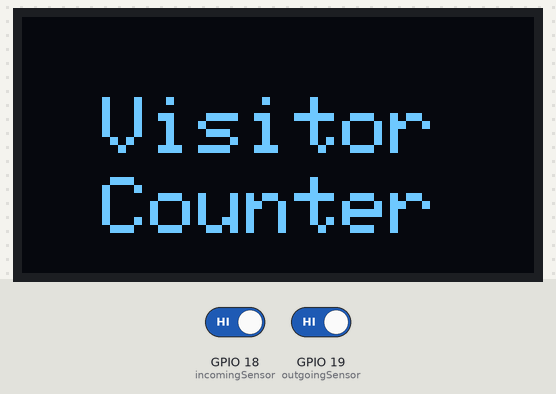
Simulated run of this sketch. Board: ESP32. Shown: 128×64 one-colour display. The test bench sets the inputs (shaded band); at power-on: GPIO 18 (incomingSensor) HIGH, GPIO 19 (outgoingSensor) HIGH. WiFi joins after 1.5 s; servers stay silent unless stated; the display library's start-up logo is not drawn; what the sketch prints to the serial monitor is not drawn.

Above: at 7.0 s.
7.1 s: GPIO 18 (incomingSensor) driven LOW and GPIO 19 (outgoingSensor) driven LOW
At 7.27 s:
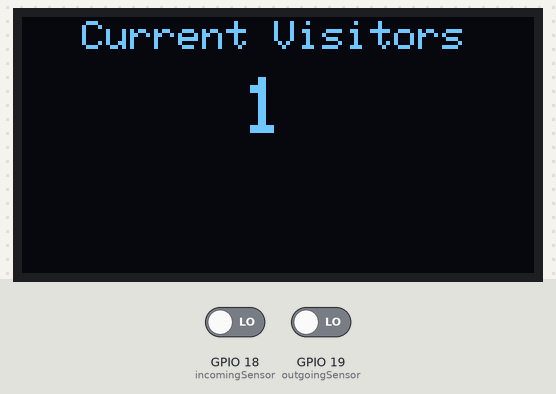
9.5 s: GPIO 19 (outgoingSensor) driven HIGH
At 9.9 s:
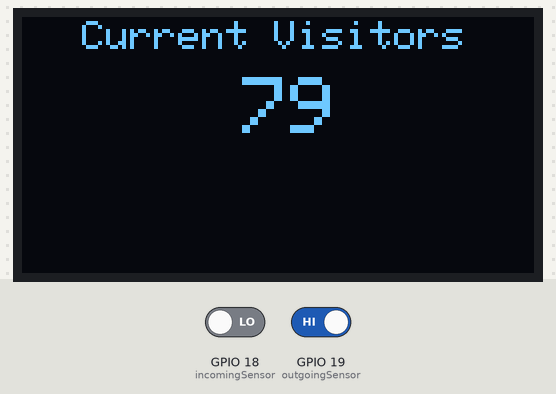
11.0 s: GPIO 19 (outgoingSensor) driven LOW
At 11.17 s:
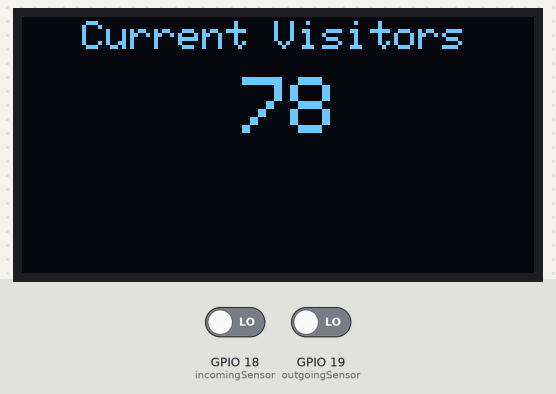
12.5 s: GPIO 18 (incomingSensor) driven HIGH
At 12.5 s:
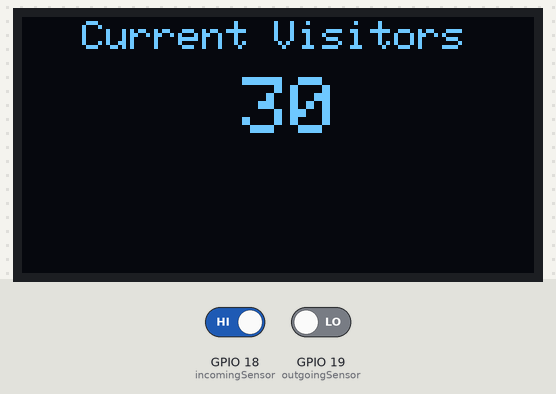
14.0 s: GPIO 18 (incomingSensor) driven LOW
At 14.17 s:
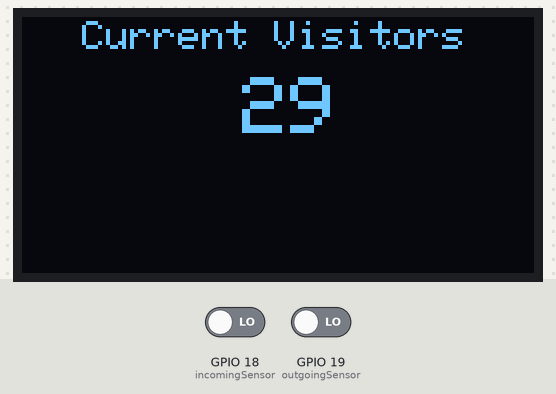
15.5 s: GPIO 18 (incomingSensor) driven HIGH
At 15.5 s:
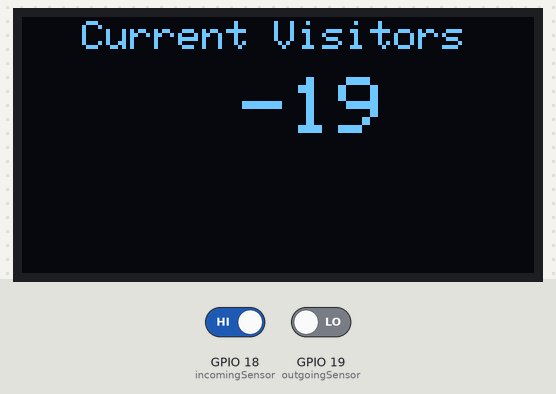
Timing chart, 0 to 18.0 s (numbered marks = the images above; inputs shaded):
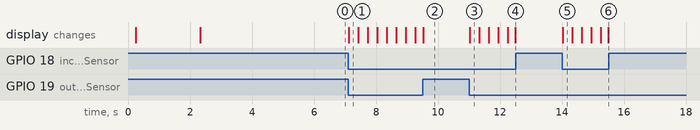

Measured:
- after the input at 7.1 s, the display: changes at once (image 1)
- after the input at 11.0 s, the display: changes at once (image 3)
- after the input at 12.5 s, every drawn part: stays the same
- after the input at 14.0 s, the display: changes at once (image 5)
- after the input at 15.5 s, every drawn part: stays the same

The sketch:

Visitor_counter_17_jan.ino
```cpp
#include <WiFi.h>
#include <WiFiClient.h>


#include <SPI.h>
#include <Wire.h>
#include <Adafruit_GFX.h>
#include <Adafruit_SH110X.h>


#define i2c_Address 0x3c

#define SCREEN_WIDTH 128 // OLED display width, in pixels
#define SCREEN_HEIGHT 64 // OLED display height, in pixels
#define OLED_RESET -1   //   QT-PY / XIAO
Adafruit_SH1106G display = Adafruit_SH1106G(SCREEN_WIDTH, SCREEN_HEIGHT, &Wire, OLED_RESET);


#define NUMFLAKES 10
#define XPOS 0
#define YPOS 1
#define DELTAY 2

#define OLED_SDA 21
#define OLED_SCL 22


//code for thingspeak script down


#include <ThingSpeak.h>

const char* ssid = "SCRC_LAB";
const char* password = "Scrciiith@123";
const char* serv = "http://api.thingspeak.com";
// Service API Key
unsigned long Channel_ID = 1816757;  //replace with your Channel ID
const char * API_key = "8JQ08D54RO47H2NC";

WiFiClient client;

int incomingSensor = 18;
int outgoingSensor = 19;
int incomingCount = 0;
int outgoingCount = 0;
unsigned long lastIncomingSensor = 0;
unsigned long lastOutgoingSensor = 0;
const int debounceDelay = 100;

const char* host = "esp32";
// const char* ssid = "SCRC_LAB";
// const char* password = "Scrciiith@123";
int count=0;

/*


  /*
   setup function
*/
void setup(void) {

  //
  delay(250); // wait for the OLED to power up
  display.begin(i2c_Address, true); // Address 0x3C default
  //display.setContrast (0); // dim display
  pinMode(OLED_SDA, INPUT_PULLUP);           // set pin to input
  pinMode(OLED_SCL, INPUT_PULLUP);           // set pin to input
  pinMode(incomingSensor, INPUT);
  pinMode(outgoingSensor, INPUT);
  display.display();
  delay(2000);

  // Clear the buffer.
  display.clearDisplay();
  display.clearDisplay();
  display.setTextSize(2);
  display.setTextColor(SH110X_WHITE);
  display.setCursor(20, 20);
  display.print("Visitor");
  display.setCursor(20, 40);
  display.print("Counter");
  display.display();
  delay(2000);

  Serial.println("Connected to the WiFi network");
  //
  Serial.begin(115200);

  // Connect to WiFi network
  WiFi.begin(ssid, password);
  Serial.println("");

  // Wait for connection
  while (WiFi.status() != WL_CONNECTED) {
    delay(500);
    Serial.print(".");
  }
  Serial.println("");
  Serial.print("Connected to ");
  Serial.println(ssid);
  Serial.print("IP address: ");
  Serial.println(WiFi.localIP());


}

void loop(void)
{

  if (digitalRead(incomingSensor) == LOW && count<20)
  {
      while(digitalRead(outgoingSensor) == LOW )
       {
       count++;
      Serial.println(count);
      lastIncomingSensor = millis();
      displaycount();
       }
  }
   else if (digitalRead(outgoingSensor) == LOW && count>0 )
  {
    while (digitalRead(incomingSensor) == LOW )
      {
       count--;
       Serial.println(count);
      lastIncomingSensor = millis();
       displaycount();
      }
    //}
  }

}


  //Display visitor count
  void displaycount()
  {
    display.clearDisplay();
    display.setTextColor(SH110X_WHITE);
    display.setTextSize(1);
    display.setCursor(15, 1);
    display.print("Current Visitors");
    display.setTextSize(2.5);
    display.setCursor(55, 15);
    display.print(count);
    display.display();
    delay(5);


  }
```
